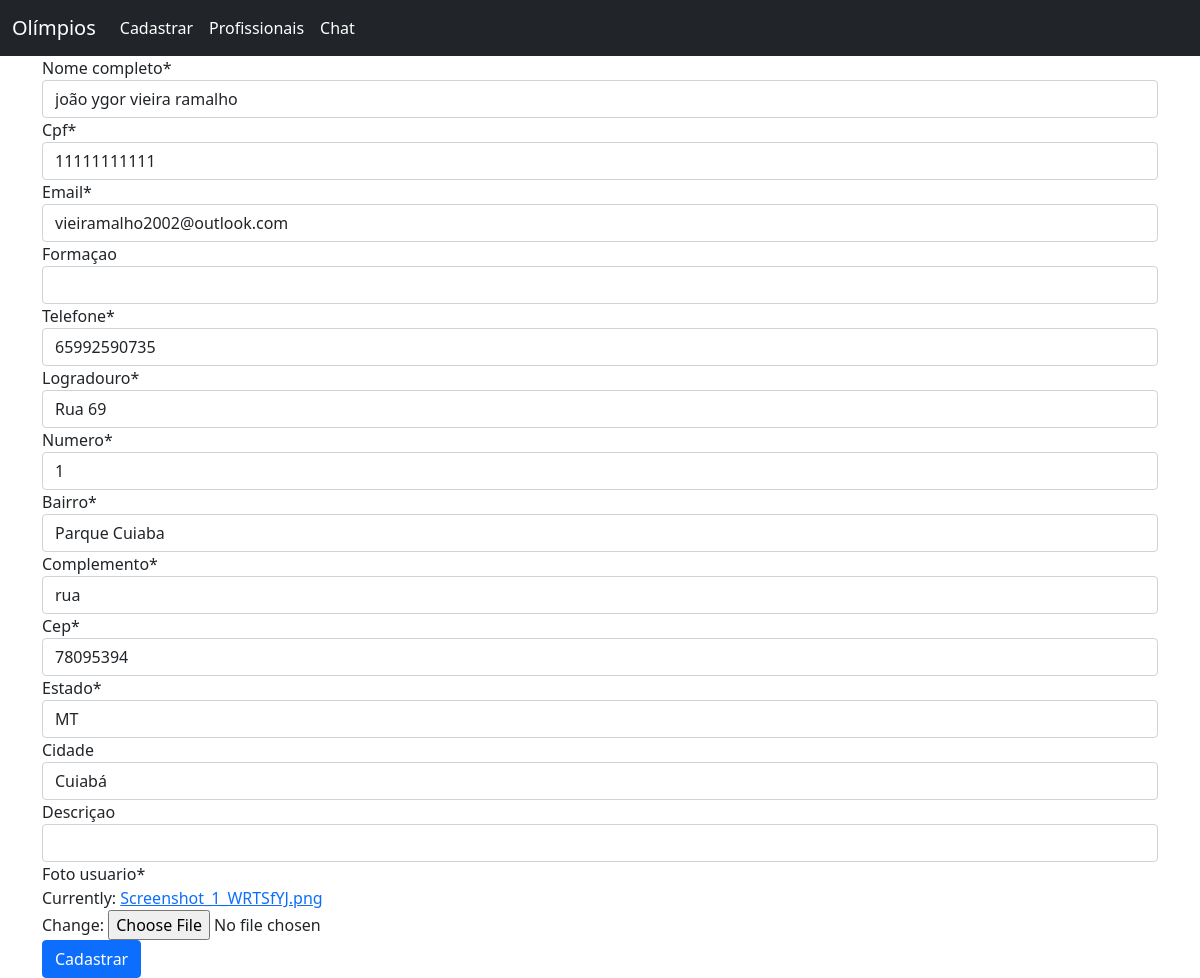
The page /editar_diarista/3 on the database its author committed.
### web/models.py (models this page shows)
class Diarista(models.Model):
    nome_completo = models.CharField(max_length=100, null=False, blank=False)
    cpf = models.CharField(max_length=11, null=False, blank=False, unique=True)
    email = models.EmailField(null=False, blank=False, unique=True)
    formaçao = models.CharField(max_length=30, null=False, blank=True)
    telefone = models.CharField(max_length=11, null=False, blank=False)
    logradouro = models.CharField(max_length=60, null=False, blank=False)
    numero = models.IntegerField(null=False, blank=False)
    bairro = models.CharField(max_length=30, null=False, blank=False)
    complemento = models.CharField(max_length=100, null=False, blank=False)
    cep = models.CharField(max_length=8, null=False, blank=False)
    estado = models.CharField(max_length=2, null=False, blank=False)
    cidade = models.CharField(max_length=30, null=False, blank=True)
    descriçao = models.CharField(max_length=200, null=False, blank=True)
    codigo_ibge = models.IntegerField(null=False, blank=False)
    foto_usuario = models.ImageField(null=False)

### web/views.py (the view)
# urls.py: path('editar_diarista/<int:diarista_id>', editar_diarista, name='editar_diarista'),
def editar_diarista(request, diarista_id):
    diarista = Diarista.objects.get(id=diarista_id)
    if request.method == "POST":
        form_diarista = diarista_form.DiaristaForm(request.POST or None, request.FILES, instance=diarista)
        if form_diarista.is_valid():
            form_diarista.save()
            return redirect('listar_diaristas')
    else:
        form_diarista = diarista_form.DiaristaForm(instance=diarista)
    return render(request, 'form_diarista.html', {'form_diarista': form_diarista})

### web/forms/diarista_form.py (shortened to what this page needs)
class DiaristaForm(forms.ModelForm):
    cpf = forms.CharField(widget=forms.TextInput(attrs={'data-mask': "000.000.000-00"}))
    cep = forms.CharField(widget=forms.TextInput(attrs={'data-mask': "00000-000"}))
    telefone = forms.CharField(widget=forms.TextInput(attrs={'data-mask': "(00) 00000-0000"}))
    class Meta:
        model = Diarista
        exclude = ('codigo_ibge', )

### web/templates/form_diarista.html (shortened to what this page needs)
{% extends 'base.html' %}
 {% load crispy_forms_tags %}
  {% block conteudo %}
<form method="post" enctype="multipart/form-data">
  {{form_diarista|crispy}}
  <button type="submit" class="btn btn-primary">Cadastrar</button>
</form>
{% endblock conteudo %}

### rows shown on the page
Diarista: nome_completo "joão ygor vieira ramalho", cpf "11111111111", email "vieiramalho2002@outlook.com", telefone "65992590735", logradouro "Rua 69", numero "1", bairro "Parque Cuiaba", complemento "rua", cep "78095394", estado "MT", cidade "Cuiabá"
